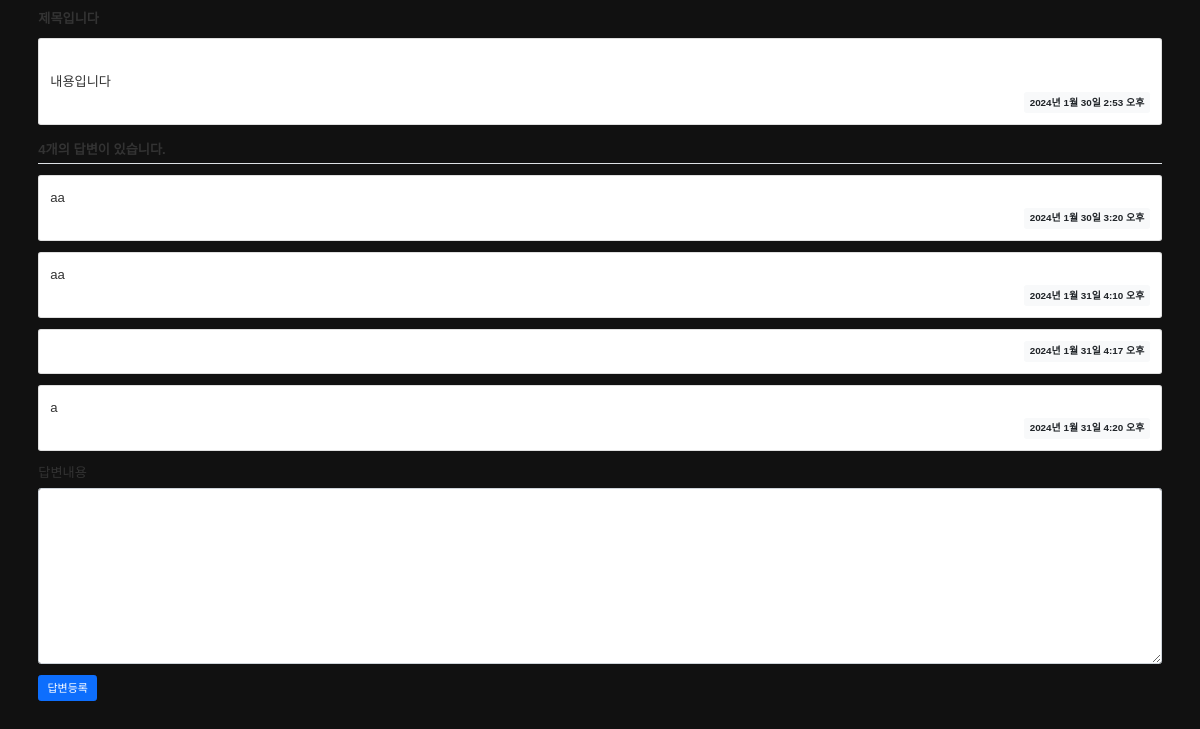
Screenshot of /asfo/1/ with the database file from the repository.
### asfo/models.py (models this page shows, shortened)
class Question(models.Model):
    subject = models.CharField(max_length=200)
    content = models.TextField()
    create_date = models.DateTimeField()

class Answer(models.Model):
    question = models.ForeignKey(Question, on_delete=models.CASCADE)
    content = models.TextField()
    create_date = models.DateTimeField()

### asfo/views/base_views.py (the view)
def detail(request, question_id):
    question = get_object_or_404(Question, pk=question_id)
    context = {'question': question}
    return render(request, 'asfo/question_detail.html', context)

### templates/asfo/question_detail.html (shortened to what this page needs)
{% extends 'base.html' %}
{% block content %}
<div class="container my-3">
    <h1>{{ question.subject }}</h1>
    <div class="card my-3">
        <div class="card-body">
            <div class="card-text" style="white-space: pre-line;">
                {{ question.content }}
            </div>
            <div class="d-flex justify-content-end">
                <div class="badge bg-light text-dark p-2">
                    {{ question.create_date }}
                </div>
            </div>
        </div>
    </div>
    <h5 class="border-bottom my-3 py-2">{{question.answer_set.count}}개의 답변이 있습니다.</h5>
    {% for answer in question.answer_set.all %}
    <div class="card my-3">
        <div class="card-body">
            <div class="card-text" style="white-space: pre-line;">{{ answer.content }}</div>
            <div class="d-flex justify-content-end">
                <div class="badge bg-light text-dark p-2">
                    {{ answer.create_date }}
                </div>
            </div>
        </div>
    </div>
    {% endfor %}
    <form action="{% url 'asfo:answer_create' question.id %}" method="post" class="my-3">
        <div class="mb-3">
            <label for="content" class="form-label">답변내용</label>
            <textarea name="content" id="content" class="form-control" rows="10"></textarea>
        </div>
        <input type="submit" value="답변등록" class="btn btn-primary">
    </form>
</div>
{% endblock %}

### templates/base.html (shortened to what this page needs)
{% load static %}
<!doctype html>
<html lang="ko">
<head>
    <link rel="stylesheet" type="text/css" href="{% static 'bootstrap.min.css' %}">
    <link rel="stylesheet" type="text/css" href="{% static 'style.css' %}">
    <link rel="stylesheet" href="{% static 'css/mobile.css' %}">
    <link rel="stylesheet" href="{% static 'css/layout.css' %}">
    <link rel="stylesheet" href="https://romel.wiki/static/m/css/language/ja.css?version=20230113gkp1ja93s0">
</head>
<body>
{% block content %}
{% endblock %}
</body>
</html>

### static/css/mobile.css (style rules this page uses)
html,body,div,ul,ol,li,dl,dt,dd,h1,h2,h3,h4,h5,h6,p,table,th,td,form,fieldset,legend,input,textarea,select,button,hr,blockquote,pre,iframe { margin:0;padding:0; }
h1,h2,h3,h4,h5,h6 { font-weight:bold;font-size:100%;line-height:1.2; }
input,select,textarea,button { font-family:inherit;font-size:100%;vertical-align:baseline;outline:none; }
textarea { vertical-align:top; }
html { font-size:10px; -webkit-text-size-adjust:100%; }
body { color:#333;font:1.2rem/1.6 arial,'\5fae\8f6f\96c5\9ed1',sans-serif; }
@media (min-width:414px) { html { font-size:11px; } }
@media (min-width:640px) { body { background-color:#111 !important; } }
@media (min-width:1200px) { body { overflow-y:scroll; } }

### rows the page displays
Question: subject "제목입니다", content "내용입니다", create_date "2024년 1월 30일 2:53 오후", answer_set.count "4"
Answer: content "aa", create_date "2024년 1월 30일 3:20 오후"
Answer: content "aa", create_date "2024년 1월 31일 4:10 오후"
Answer: create_date "2024년 1월 31일 4:17 오후"
Answer: content "a", create_date "2024년 1월 31일 4:20 오후"
